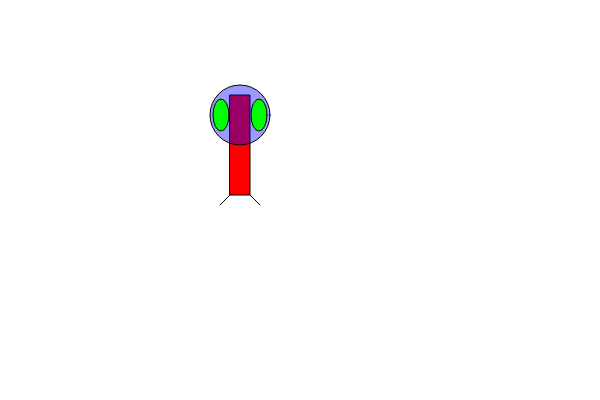
Frame 1 (no input)
Frame 60 (no input): identical to frame 1, image omitted
Frame 120 (the mouse pressed at the canvas centre since frame 60): identical to frame 1, image omitted

The p5.js sketch that drew this single still picture (run headless with seeded random() and noise() and a simulated clock; from frame 60 on, the mouse is pressed at the canvas centre):

// p5.js sketch
// ── sketch.js
function setup() {
  createCanvas(600, 400);
}

// draw alien
function draw() {
  // set color of canvas
  background(255);
  ellipseMode(CENTER);
  rectMode(CENTER);

  // body
  fill(255, 0, 0); //red
  rect(240, 145, 20, 100);

  // head
  fill(0, 0, 255, 100); //blue
  ellipse(240, 115, 60, 60);

  // eyes
  fill(0, 255, 0); //green
  ellipse(221, 115, 16, 32);
  ellipse(259, 115, 16, 32);

  // legs
  line(230, 195, 220, 205);
  line(250, 195, 260, 205);

}
